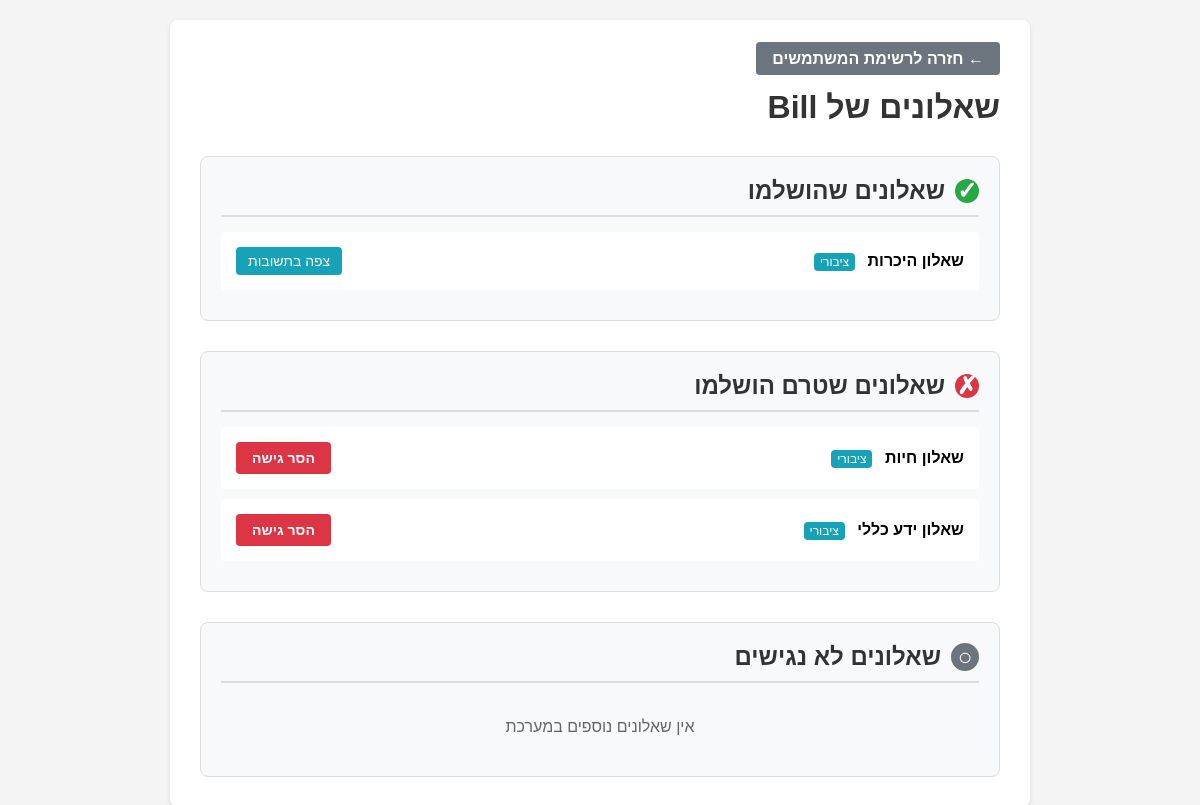
The app's page /manager/users/2/quizzes/ (signed in), older data.
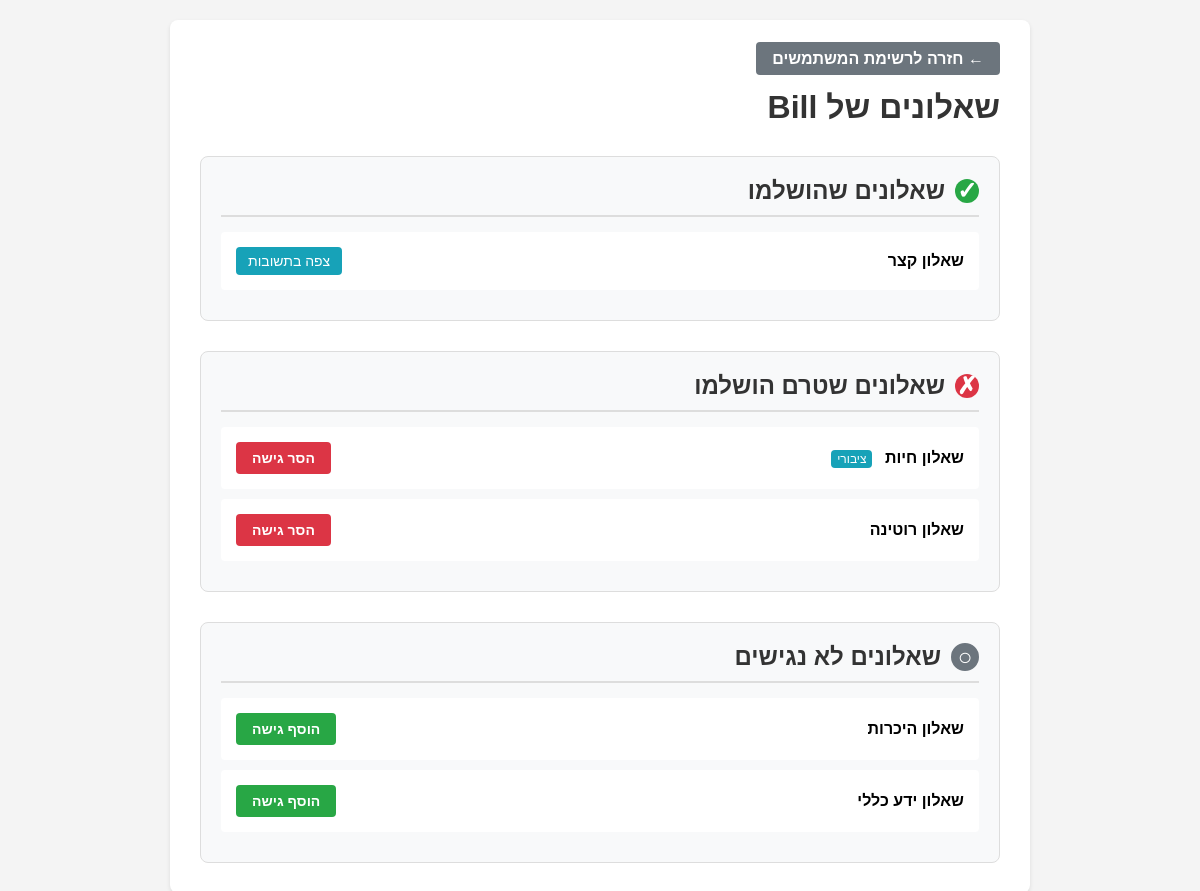
The same page, newer data.
### quiz/models.py (models this page shows, shortened)
class Quiz(models.Model):
    title = models.CharField(max_length=200)
    created_at = models.DateTimeField(auto_now_add=True)
    last_modified = models.DateTimeField(auto_now=True)
    assigned_users = models.ManyToManyField(User, blank=True, related_name='assigned_quizzes')
    is_public = models.BooleanField(default=True)
    assigned_users = models.ManyToManyField(User, blank=True, related_name='assigned_quizzes')

### quiz/views.py (the view)
# urls.py: path('manager/users/<int:user_id>/quizzes/', views.view_user_quizzes, name='view_user_quizzes'),
@login_required
def view_user_quizzes(request, user_id):
    if not request.user.is_staff:
        return redirect('dashboard')
    user = get_object_or_404(User, id=user_id)
    all_quizzes = Quiz.objects.all()
    user_quiz_statuses = UserQuizStatus.objects.filter(user=user)
    completed_quizzes = []
    pending_quizzes = []
    unavailable_quizzes = []
    for quiz in all_quizzes:
        status = user_quiz_statuses.filter(quiz=quiz).first()
        if status and status.completed:
            completed_quizzes.append({
                'quiz': quiz,
                'is_public': quiz.is_public
            })
        elif quiz.is_public or user in quiz.assigned_users.all():
            pending_quizzes.append({
                'quiz': quiz,
                'is_public': quiz.is_public
            })
        else:
            unavailable_quizzes.append({
                'quiz': quiz,
                'is_public': quiz.is_public
            })
    return render(request, 'quiz/manager/user_quizzes.html', {
        'viewed_user': user,
        'completed_quizzes': completed_quizzes,
        'pending_quizzes': pending_quizzes,
        'unavailable_quizzes': unavailable_quizzes
    })

### quiz/templates/quiz/manager/user_quizzes.html (shortened to what the changed rows need)
<!DOCTYPE html>
<html>
<head>
</head>
<body>
    <div class="container">
        <h1>שאלונים של {{ viewed_user.username }}</h1>
        <div class="quiz-sections">
            <div class="quiz-section">
                <h2 class="section-title">
                    <span class="icon completed-icon">✓</span>
                    שאלונים שהושלמו
                </h2>
                {% if completed_quizzes %}
                    {% for item in completed_quizzes %}
                        <div class="quiz-item">
                            <div class="quiz-info">
                                <h3 class="quiz-title">
                                    {{ item.quiz.title }}
                                    {% if item.is_public %}
                                        <span class="public-badge">ציבורי</span>
                                    {% endif %}
                                </h3>
                            </div>
                            <a href="{% url 'view_quiz_answers' viewed_user.id item.quiz.id %}"
                               class="view-answers">
                                צפה בתשובות
                            </a>
                        </div>
                    {% endfor %}
                {% else %}
                    <div class="empty-section">
                        אין שאלונים שהושלמו
                    </div>
                {% endif %}
            </div>
            <div class="quiz-section">
                <h2 class="section-title">
                    <span class="icon pending-icon">✗</span>
                    שאלונים שטרם הושלמו
                </h2>
                {% if pending_quizzes %}
                    {% for item in pending_quizzes %}
                        <div class="quiz-item">
                            <div class="quiz-info">
                                <h3 class="quiz-title">
                                    {{ item.quiz.title }}
                                    {% if item.is_public %}
                                        <span class="public-badge">ציבורי</span>
                                    {% endif %}
                                </h3>
                            </div>
                            <form method="post" action="{% url 'update_user_quizzes' viewed_user.id %}" style="margin: 0;">
                                <button type="submit" class="button remove-button"
                                        onclick="return confirm('האם אתה בטוח שברצונך להסיר שאלון זה מהמשתמש?')">
                                    הסר גישה
                                </button>
                            </form>
                        </div>
                    {% endfor %}
                {% else %}
                    <div class="empty-section">
                        אין שאלונים בהמתנה
                    </div>
                {% endif %}
            </div>
            <div class="quiz-section">
                <h2 class="section-title">
                    <span class="icon unavailable-icon">○</span>
                    שאלונים לא נגישים
                </h2>
                {% if unavailable_quizzes %}
                    {% for item in unavailable_quizzes %}
                        <div class="quiz-item">
                            <div class="quiz-info">
                                <h3 class="quiz-title">
                                    {{ item.quiz.title }}
                                </h3>
                            </div>
                            <form method="post" action="{% url 'update_user_quizzes' viewed_user.id %}" style="margin: 0;">
                                <button type="submit" class="button add-button">
                                    הוסף גישה
                                </button>
                            </form>
                        </div>
                    {% endfor %}
                {% else %}
                    <div class="empty-section">
                        אין שאלונים נוספים במערכת
                    </div>
                {% endif %}
            </div>
        </div>
    </div>
</body>
</html>

Row changes from the older to the newer data that the page shows:
added Quiz: quiz "שאלון קצר", shown under "✓שאלונים שהושלמו"
added Quiz: quiz "שאלון רוטינה", shown under "✗שאלונים שטרם הושלמו"
changed Quiz "שאלון היכרות": moves from the list under "✓שאלונים שהושלמו" to the list under "○שאלונים לא נגישים"
changed Quiz "שאלון ידע כללי": moves from the list under "✗שאלונים שטרם הושלמו" to the list under "○שאלונים לא נגישים"
Text that changed along with them:
text no longer shown: "אין שאלונים נוספים במערכת"
